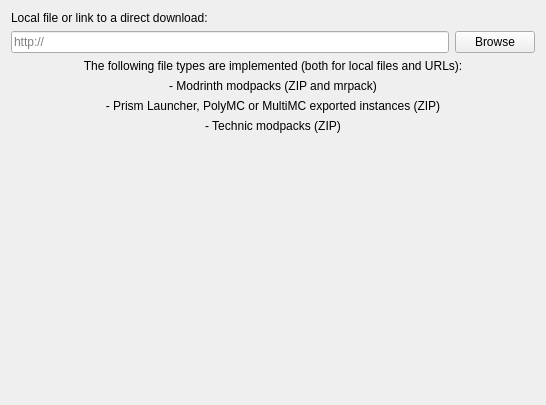
<?xml version="1.0" encoding="UTF-8"?>
<ui version="4.0">
 <class>ImportPage</class>
 <widget class="QWidget" name="ImportPage">
  <property name="geometry">
   <rect>
    <x>0</x>
    <y>0</y>
    <width>546</width>
    <height>405</height>
   </rect>
  </property>
  <layout class="QGridLayout" name="gridLayout">
   <item row="2" column="0">
    <widget class="QLineEdit" name="modpackEdit">
     <property name="placeholderText">
      <string notr="true">http://</string>
     </property>
    </widget>
   </item>
   <item row="2" column="1">
    <widget class="QPushButton" name="modpackBtn">
     <property name="text">
      <string>Browse</string>
     </property>
    </widget>
   </item>
   <item row="3" column="0" rowspan="2" colspan="2">
    <layout class="QVBoxLayout" name="verticalLayout">
     <item>
      <widget class="QLabel" name="label">
       <property name="text">
        <string>The following file types are implemented (both for local files and URLs):</string>
       </property>
       <property name="alignment">
        <set>Qt::AlignCenter</set>
       </property>
      </widget>
     </item>
     <item>
      <widget class="QLabel" name="label_3">
       <property name="text">
        <string>- Modrinth modpacks (ZIP and mrpack)</string>
       </property>
       <property name="alignment">
        <set>Qt::AlignCenter</set>
       </property>
      </widget>
     </item>
     <item>
      <widget class="QLabel" name="label_2">
       <property name="text">
        <string>- Prism Launcher, PolyMC or MultiMC exported instances (ZIP)</string>
       </property>
       <property name="alignment">
        <set>Qt::AlignCenter</set>
       </property>
      </widget>
     </item>
     <item>
      <widget class="QLabel" name="label_4">
       <property name="text">
        <string>- Technic modpacks (ZIP)</string>
       </property>
       <property name="alignment">
        <set>Qt::AlignCenter</set>
       </property>
      </widget>
     </item>
    </layout>
   </item>
   <item row="5" column="0" colspan="2">
    <spacer name="verticalSpacer">
     <property name="orientation">
      <enum>Qt::Vertical</enum>
     </property>
     <property name="sizeHint" stdset="0">
      <size>
       <width>20</width>
       <height>40</height>
      </size>
     </property>
    </spacer>
   </item>
   <item row="0" column="0" colspan="2">
    <widget class="QLabel" name="modpackLabel">
     <property name="text">
      <string>Local file or link to a direct download:</string>
     </property>
    </widget>
   </item>
  </layout>
 </widget>
 <resources/>
 <connections/>
</ui>
